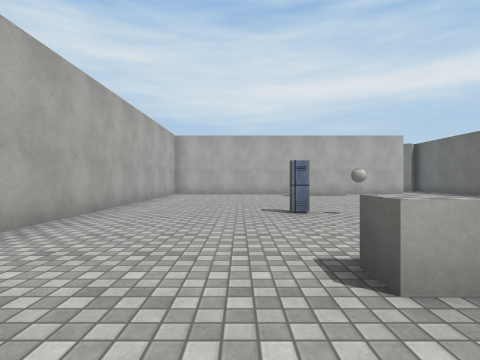
view 1 (above)

23 first-person views from a walk through a 3-D level made in the Unity game engine. The camera is 1.2 m above the floor, looks level and sees 80° across. The floor is counted in squares, 2 m on a side. Each view is taken from the middle of a square. On the plan, view 1 faces up. The plan holds only what a view shows up to about 9 squares ahead; the rest is blank. The player is left out. Some surface patterns are stand-ins.

view 2
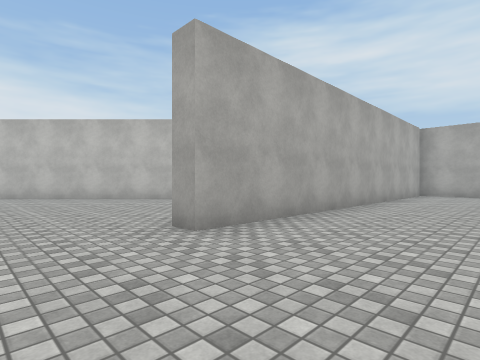

view 3
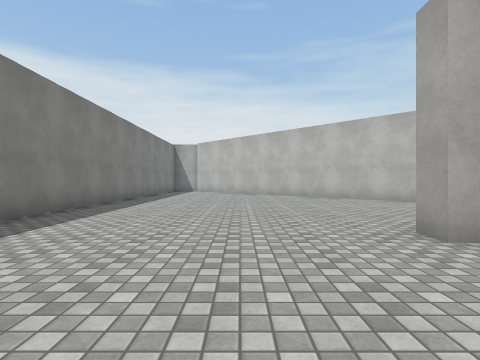

view 4
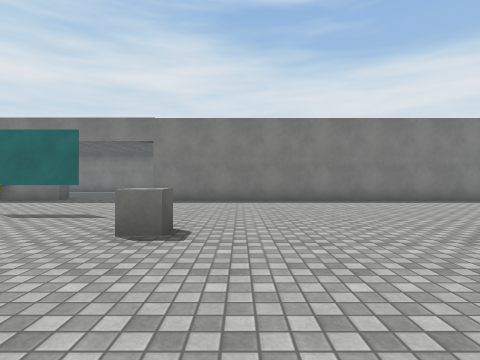

view 5
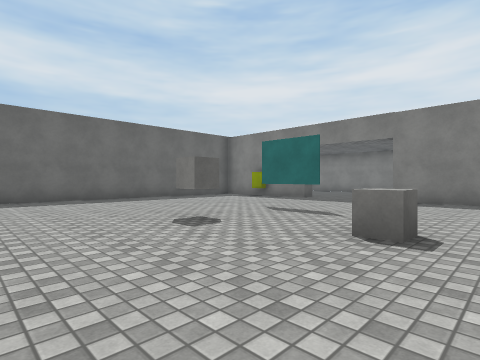

view 6
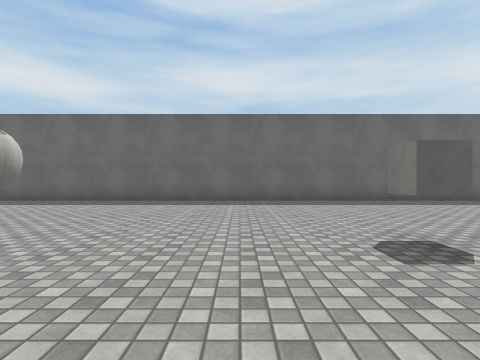

view 7
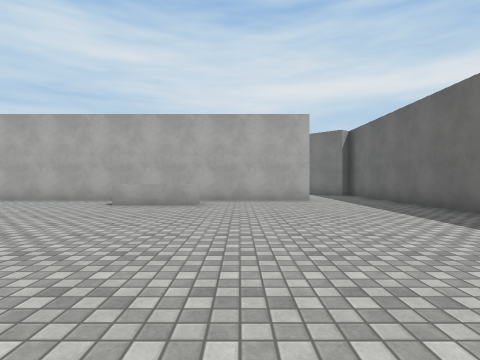

view 8
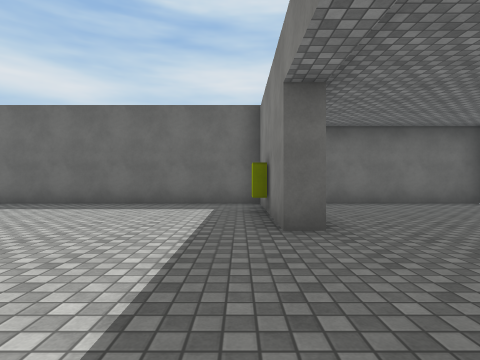

view 9
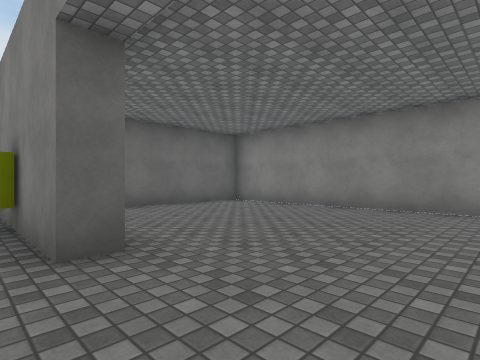

view 10
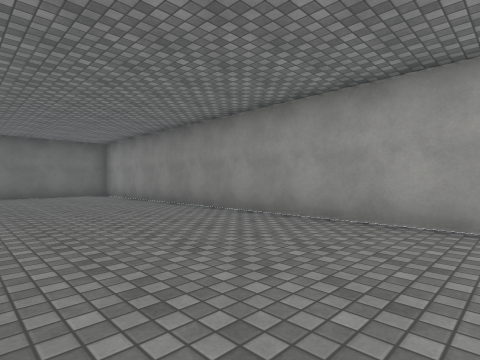

view 11
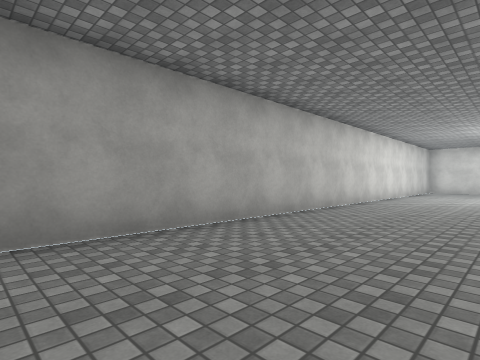

view 12
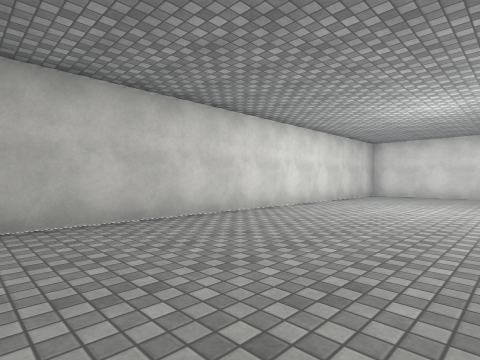

view 13
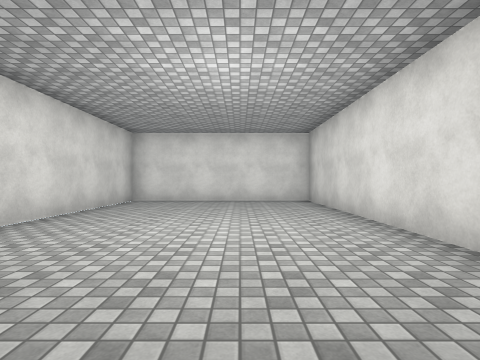

view 14
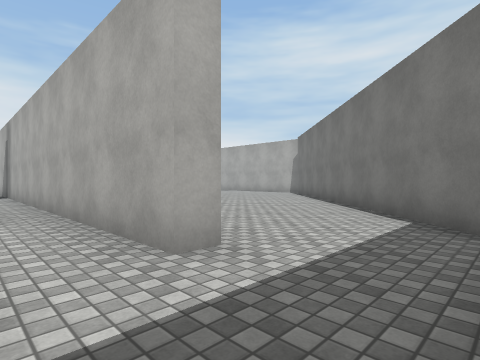

view 15
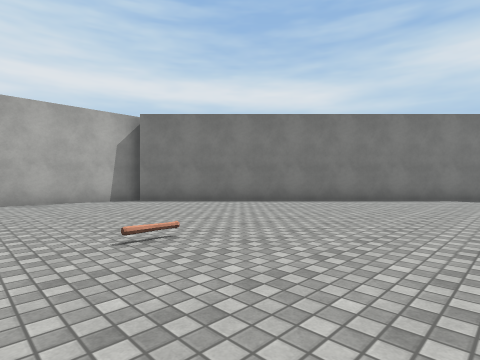

view 16
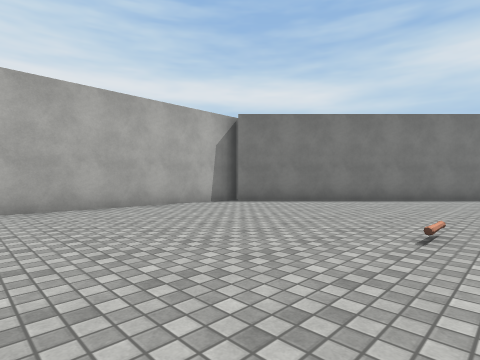

view 17
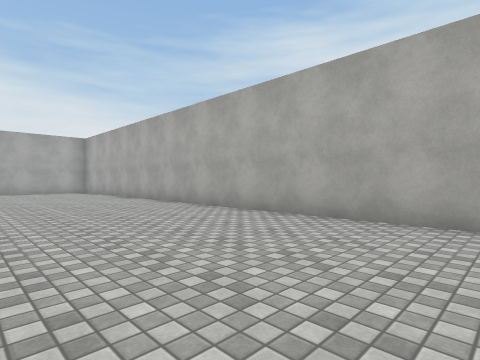

view 18
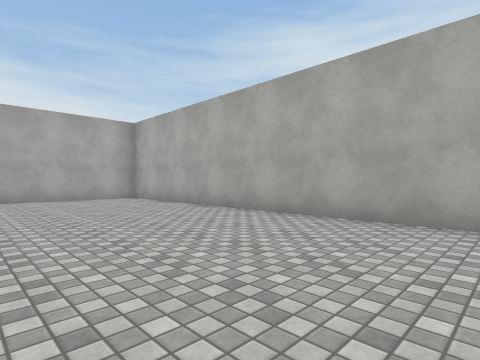

view 19
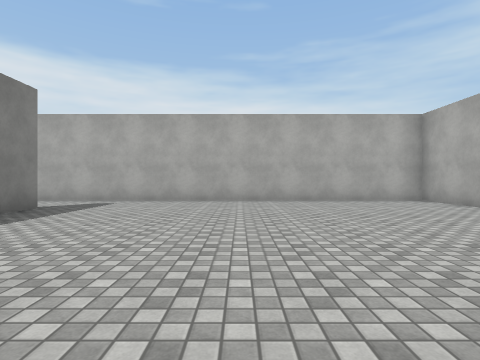

view 20
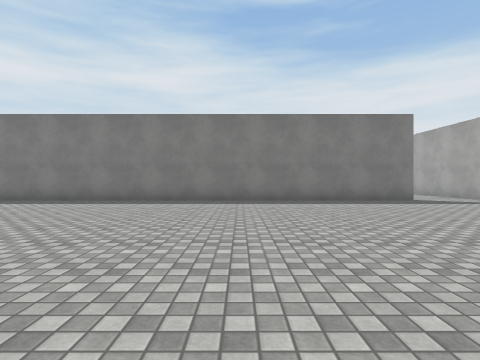

view 21
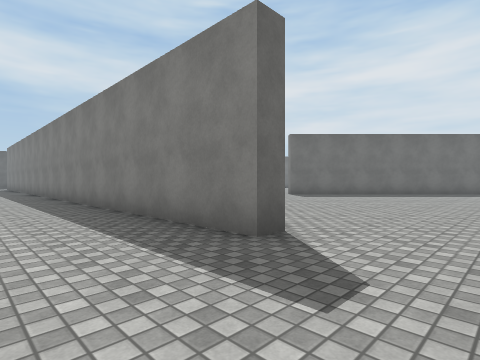

view 22
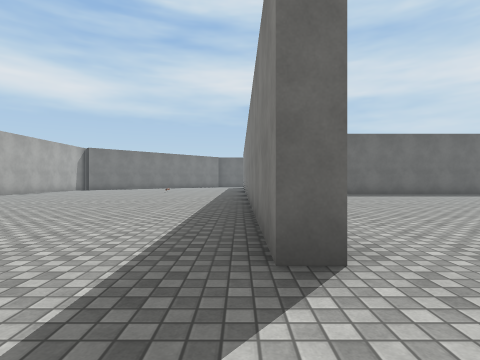

view 23
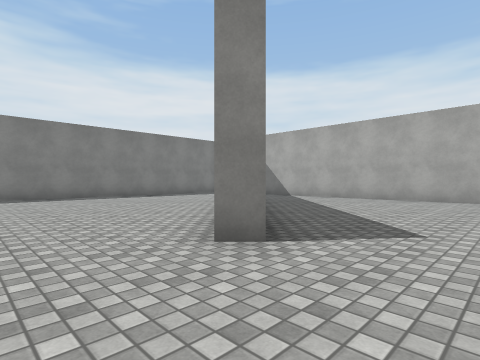

### Floor plan
Ten units are one square. View 1 is at (0, 0); x grows to the right and y downward. Boxes are objects, and circles mark ways between rooms. Rooms are numbered by the first view taken in them; rooms with no view inside come last. Other rooms are left out.
<svg viewBox="-158 -228 255 324">
<path fill="none" stroke="#000" d="M29 2 45 2M-82 -53 -78 -49 -117 -10M-27 -100 -27 -20 -32 -20M-90 35 26 35M-92 40 -153 40 -153 91 92 91 92 51M54 41 54 35 92 35 92 -130M-153 -62 -153 -35M70 -128 70 -123 -25 -123M-130 -121 -130 -127M-153 -126 -153 -111M40 -108 19 -108M22 -223 -153 -223 -153 -126M-130 -127 -10 -127M87 -149 17 -219"/>
<rect x="5" y="-25" width="10" height="10" fill="#bbb"><title>other object</title></rect>
<rect x="5" y="-55" width="10" height="10" fill="#bbb"><title>other object</title></rect>
<rect x="15" y="-55" width="10" height="10" fill="#bbb"><title>other object</title></rect>
<rect x="35" y="-25" width="10" height="10" fill="#bbb"><title>other object</title></rect>
<rect x="65" y="25" width="10" height="10" fill="#bbb"><title>other object</title></rect>
<circle cx="-145" cy="-130" r="3" fill="#2a7"/>
<circle cx="73" cy="-140" r="3" fill="#2a7"/>
<text x="-20" y="-20">1</text>
<text x="-50" y="-180">2</text>
</svg>
Room 1 opens to room 2.

Where each view was taken, in squares from view 1:
view 1: 0 up, 0 right, facing up
view 2: 0 up, 0 right, facing up-left
view 3: 0 up, 0 right, facing left
view 4: 5 up, 0 right, facing down
view 5: 5 up, 0 right, facing down-right
view 6: 4 up, 1 right, facing right
view 7: 4 up, 5 right, facing up
view 8: 3 down, 2 right, facing right
view 9: 3 down, 3 right, facing down-right
view 10: 5 down, 2 left, facing down-right
view 11: 6 down, 0 right, facing down-left
view 12: 5 down, 4 left, facing down-left
view 13: 6 down, 7 left, facing left
view 14: 11 up, 9 right, facing up-left
view 15: 14 up, 2 left, facing up-right
view 16: 16 up, 4 left, facing up-right
view 17: 18 up, 1 left, facing up-left
view 18: 18 up, 6 left, facing up-left
view 19: 17 up, 7 left, facing left
view 20: 21 up, 8 left, facing down
view 21: 15 up, 15 left, facing down-right
view 22: 13 up, 15 left, facing right
view 23: 7 up, 6 left, facing down-left
